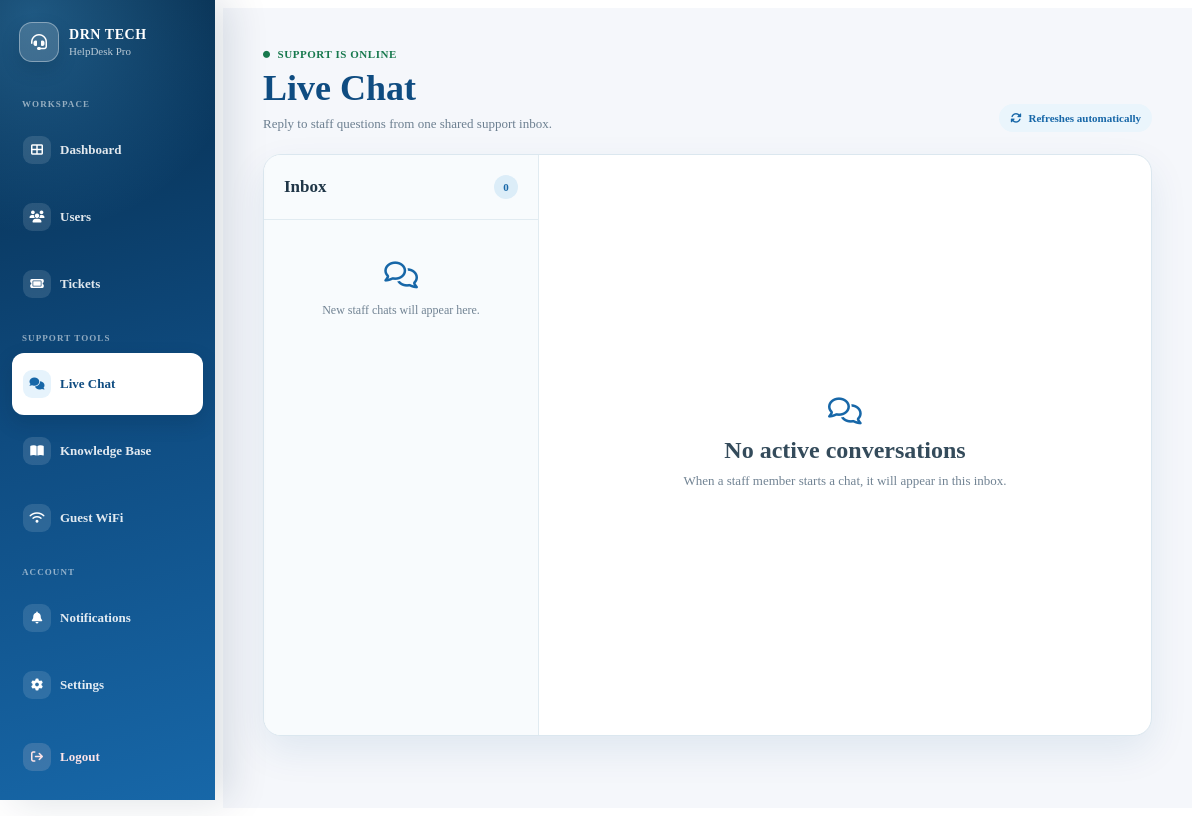
/chat (signed in), run on an earlier commit of the app's database.
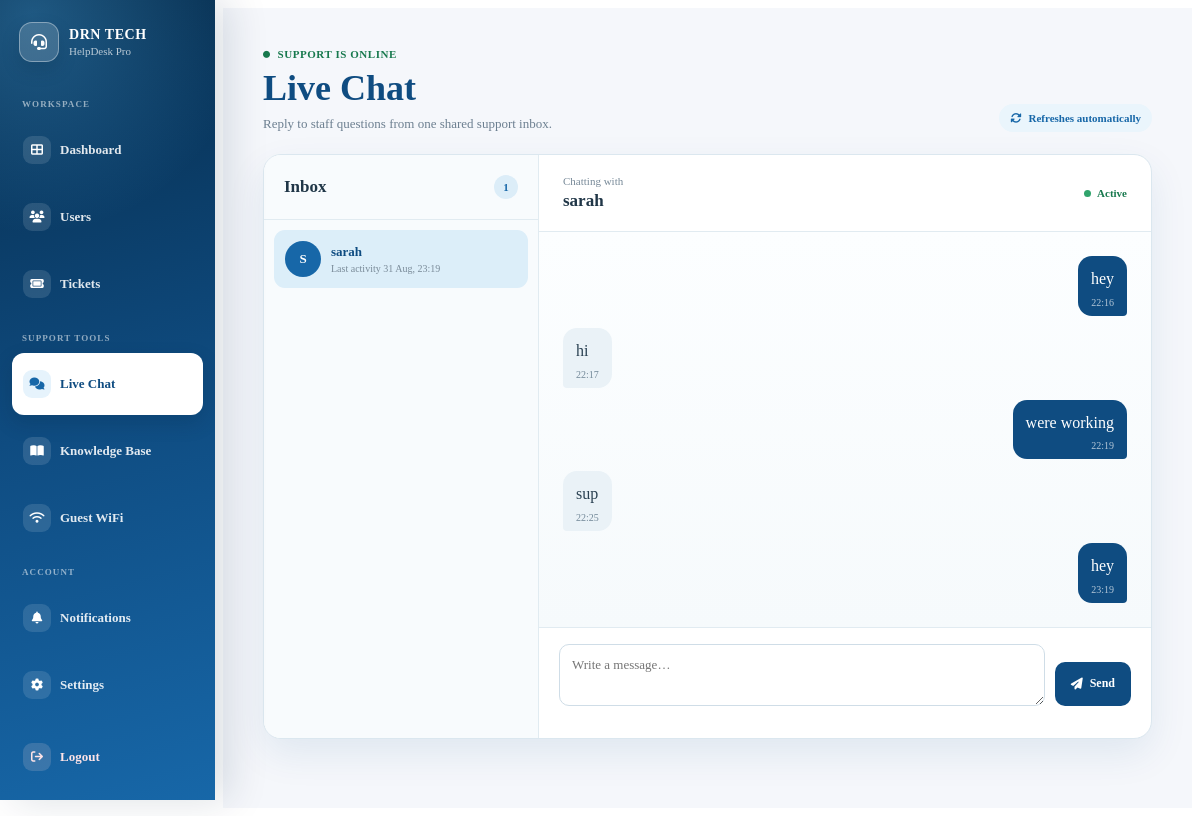
And on a later commit of the database.
### app.py (models this page shows, shortened)
class ChatConversation(db.Model):
    id = db.Column(
        db.Integer,
        primary_key=True,
    )
    user_id = db.Column(
        db.Integer,
        db.ForeignKey("user.id"),
        nullable=False,
        unique=True,
    )
    created_at = db.Column(
        db.DateTime,
        default=datetime.utcnow,
        nullable=False,
    )
    last_message_at = db.Column(
        db.DateTime,
        default=datetime.utcnow,
        nullable=False,
    )
    user = db.relationship(
        "User",
        backref=db.backref(
            "chat_conversation",
            uselist=False,
        ),
    )

class User(UserMixin, db.Model):
    id = db.Column(
        db.Integer,
        primary_key=True,
    )
    username = db.Column(
        db.String(100),
        nullable=False,
    )
    email = db.Column(
        db.String(120),
        unique=True,
        nullable=False,
    )
    password = db.Column(
        db.String(255),
        nullable=False,
    )
    is_admin = db.Column(
        db.Boolean,
        default=False,
        nullable=False,
    )
    is_active = db.Column(
        db.Boolean,
        default=True,
        nullable=False,
    )

class ChatMessage(db.Model):
    id = db.Column(
        db.Integer,
        primary_key=True,
    )
    message = db.Column(
        db.Text,
        nullable=False,
    )
    is_read = db.Column(
        db.Boolean,
        default=False,
        nullable=False,
    )
    created_at = db.Column(
        db.DateTime,
        default=datetime.utcnow,
        nullable=False,
    )
    conversation_id = db.Column(
        db.Integer,
        db.ForeignKey("chat_conversation.id"),
        nullable=False,
        index=True,
    )
    sender_id = db.Column(
        db.Integer,
        db.ForeignKey("user.id"),
        nullable=False,
    )
    conversation = db.relationship(
        "ChatConversation",
        backref=db.backref(
            "messages",
            lazy=True,
            cascade="all, delete-orphan",
        ),
    )
    sender = db.relationship("User")

### app.py (the view, shortened to what this page needs)
@app.route("/chat")
@login_required
def chat():
    conversations = []
    active_conversation = None
    if current_user.is_admin:
        conversations = ChatConversation.query.order_by(
            ChatConversation.last_message_at.desc(),
        ).all()
        conversation_id = request.args.get(
            "conversation",
            type=int,
        )
        if conversation_id:
            active_conversation = ChatConversation.query.get_or_404(
                conversation_id
            )
        elif conversations:
            active_conversation = conversations[0]
    messages = []
    if active_conversation:
        messages = ChatMessage.query.filter_by(
            conversation_id=active_conversation.id,
        ).order_by(
            ChatMessage.created_at.asc(),
        ).all()
        ChatMessage.query.filter(
            ChatMessage.conversation_id == active_conversation.id,
            ChatMessage.sender_id != current_user.id,
            ChatMessage.is_read.is_(False),
        ).update(
            {"is_read": True},
            synchronize_session=False,
        )
        db.session.commit()
    return render_template(
        "chat.html",
        conversations=conversations,
        active_conversation=active_conversation,
        messages=messages,
    )

### app.py (called while the page is built)
@login_manager.user_loader
def load_user(user_id):
    user = db.session.get(User, int(user_id))
    if not user:
        return None
    if not user.is_active:
        return None
    return user

def get_csrf_token():
    csrf_token = session.get("_csrf_token")
    if not csrf_token:
        csrf_token = token_urlsafe(32)
        session["_csrf_token"] = csrf_token
    return csrf_token

@app.before_request
def protect_post_requests():
    if request.method == "POST":
        validate_csrf_token()

@app.context_processor
def inject_notification_count():
    if not current_user.is_authenticated:
        return {
            "csrf_token": get_csrf_token(),
            "unread_notification_count": 0,
        }
    unread_notification_count = Notification.query.filter_by(
        recipient_id=current_user.id,
        is_read=False,
    ).count()
    return {
        "csrf_token": get_csrf_token(),
        "unread_notification_count": unread_notification_count,
    }

### templates/chat.html (shortened to what this page needs)
{% extends "base.html" %}
{% block content %}
<section class="chat-page" data-chat-page>
    <header class="chat-page-header">
        <div>
            <span class="chat-eyebrow">
                <i class="fa-solid fa-circle" aria-hidden="true"></i>
                Support is online
            </span>
            <h1>Live Chat</h1>
            <p>
                {% if current_user.is_admin %}
                    Reply to staff questions from one shared support inbox.
                {% else %}
                    Send a quick question to the support team. Your conversation is private.
                {% endif %}
            </p>
        </div>
        <span class="chat-refresh-status">
            <i class="fa-solid fa-rotate" aria-hidden="true"></i>
            Refreshes automatically
        </span>
    </header>
    <div class="chat-workspace {% if current_user.is_admin %}chat-workspace-admin{% endif %}">
        {% if current_user.is_admin %}
            <aside class="chat-inbox" aria-label="Support conversations">
                <div class="chat-inbox-header">
                    <h2>Inbox</h2>
                    <span>{{ conversations|length }}</span>
                </div>
                {% if conversations %}
                    <div class="chat-conversation-list">
                        {% for conversation in conversations %}
                            <a
                                href="{{ url_for('chat', conversation=conversation.id) }}"
                                class="chat-conversation-link {% if active_conversation and active_conversation.id == conversation.id %}is-active{% endif %}"
                            >
                                <span class="chat-avatar" aria-hidden="true">
                                    {{ conversation.user.username[0]|upper }}
                                </span>
                                <span class="chat-conversation-copy">
                                    <strong>{{ conversation.user.username }}</strong>
                                    <small>Last activity {{ conversation.last_message_at.strftime('%d %b, %H:%M') }}</small>
                                </span>
                            </a>
                        {% endfor %}
                    </div>
                {% else %}
                    <div class="chat-inbox-empty">
                        <i class="fa-regular fa-comments" aria-hidden="true"></i>
                        <p>New staff chats will appear here.</p>
                    </div>
                {% endif %}
            </aside>
        {% endif %}
        <div class="chat-panel">
            {% if active_conversation %}
                <div class="chat-panel-header">
                    <div>
                        <span class="chat-panel-label">
                            {% if current_user.is_admin %}
                                Chatting with
                            {% else %}
                                Your private conversation with
                            {% endif %}
                        </span>
                        <h2>
                            {% if current_user.is_admin %}
                                {{ active_conversation.user.username }}
                            {% else %}
                                DRN TECH Support
                            {% endif %}
                        </h2>
                    </div>
                    <span class="chat-online-indicator">
                        <span aria-hidden="true"></span>
                        Active
                    </span>
                </div>
                <div class="chat-message-list" aria-live="polite">
                    {% if messages %}
                        {% for chat_message in messages %}
                            <article class="chat-message {% if chat_message.sender_id == current_user.id %}chat-message-own{% else %}chat-message-other{% endif %}">
                                <div class="chat-message-bubble">
                                    <p>{{ chat_message.message }}</p>
                                    <time datetime="{{ chat_message.created_at.isoformat() }}">
                                        {{ chat_message.created_at.strftime('%H:%M') }}
                                    </time>
                                </div>
                            </article>
                        {% endfor %}
                    {% endif %}
                </div>
                <form method="POST" action="{{ url_for('send_chat_message') }}" class="chat-composer">
                    <textarea
                        id="message"
                        name="message"
                        rows="2"
                        maxlength="2000"
                        placeholder="Write a message…"
                        required
                    ></textarea>
                    <button type="submit" class="chat-send-button">
                        <i class="fa-solid fa-paper-plane" aria-hidden="true"></i>
                        Send
                    </button>
                </form>
            {% else %}
                <div class="chat-no-conversation">
                    <i class="fa-regular fa-comments" aria-hidden="true"></i>
                    <h2>No active conversations</h2>
                    <p>When a staff member starts a chat, it will appear in this inbox.</p>
                </div>
            {% endif %}
        </div>
    </div>
</section>
{% endblock %}

### templates/base.html (shortened to what this page needs)
<link
    rel="stylesheet"
    href="{{ url_for('static', filename='css/dashboard.css') }}"
>
<link
    rel="stylesheet"
    href="{{ url_for('static', filename='css/admin.css') }}"
>
<link
    rel="stylesheet"
    href="https://cdnjs.cloudflare.com/ajax/libs/font-awesome/6.7.2/css/all.min.css"
>
<aside class="sidebar">
    <div class="sidebar-brand">
        <div class="sidebar-brand-mark">
            <i class="fa-solid fa-headset" aria-hidden="true"></i>
        </div>
        <div class="sidebar-brand-copy">
            <strong>DRN TECH</strong>
            <span>HelpDesk Pro</span>
        </div>
    </div>
    <nav class="sidebar-nav" aria-label="Main navigation">
        {% if current_user.is_authenticated and current_user.is_admin %}
            <span class="sidebar-section-label">Workspace</span>
            <a
                href="{{ url_for('admin_dashboard') }}"
                class="sidebar-nav-link {% if request.endpoint == 'admin_dashboard' %}is-active{% endif %}"
            >
                <span class="sidebar-nav-icon"><i class="fa-solid fa-table-cells-large" aria-hidden="true"></i></span>
                <span>Dashboard</span>
            </a>
            <a
                href="{{ url_for('admin_users') }}"
                class="sidebar-nav-link {% if request.endpoint in ['admin_users', 'add_user', 'edit_user'] %}is-active{% endif %}"
            >
                <span class="sidebar-nav-icon"><i class="fa-solid fa-users" aria-hidden="true"></i></span>
                <span>Users</span>
            </a>
            <a
                href="{{ url_for('admin_tickets') }}"
                class="sidebar-nav-link {% if request.endpoint in ['admin_tickets', 'admin_ticket_details', 'admin_update_ticket_status', 'admin_reply_to_ticket'] %}is-active{% endif %}"
            >
                <span class="sidebar-nav-icon"><i class="fa-solid fa-ticket" aria-hidden="true"></i></span>
                <span>Tickets</span>
            </a>
            <span class="sidebar-section-label">Support tools</span>
            <a
                href="{{ url_for('chat') }}"
                class="sidebar-nav-link {% if request.endpoint == 'chat' %}is-active{% endif %}"
                {% if request.endpoint == 'chat' %}aria-current="page"{% endif %}
            >
                <span class="sidebar-nav-icon"><i class="fa-solid fa-comments" aria-hidden="true"></i></span>
                <span>Live Chat</span>
            </a>
            <a
                href="{{ url_for('admin_knowledge') }}"
                class="sidebar-nav-link {% if request.endpoint in ['admin_knowledge', 'add_knowledge_article', 'edit_knowledge_article'] %}is-active{% endif %}"
            >
                <span class="sidebar-nav-icon"><i class="fa-solid fa-book-open" aria-hidden="true"></i></span>
                <span>Knowledge Base</span>
            </a>
            <a
                href="{{ url_for('guest') }}"
                class="sidebar-nav-link {% if request.endpoint == 'guest' %}is-active{% endif %}"
            >
                <span class="sidebar-nav-icon"><i class="fa-solid fa-wifi" aria-hidden="true"></i></span>
                <span>Guest WiFi</span>
            </a>
        {% endif %}
        <span class="sidebar-section-label">Account</span>
        <a
            href="{{ url_for('notifications') }}"
            class="sidebar-nav-link sidebar-notification-link {% if request.endpoint in ['notifications', 'open_notification', 'mark_all_notifications_read'] %}is-active{% endif %}"
        >
            <span class="sidebar-nav-icon"><i class="fa-solid fa-bell" aria-hidden="true"></i></span>
            <span>Notifications</span>
        </a>
        <a
            href="{{ url_for('settings') }}"
            class="sidebar-nav-link {% if request.endpoint == 'settings' %}is-active{% endif %}"
        >
            <span class="sidebar-nav-icon"><i class="fa-solid fa-gear" aria-hidden="true"></i></span>
            <span>Settings</span>
        </a>
        <a href="{{ url_for('logout') }}" class="sidebar-nav-link sidebar-logout">
            <span class="sidebar-nav-icon"><i class="fa-solid fa-arrow-right-from-bracket" aria-hidden="true"></i></span>
            <span>Logout</span>
        </a>
    </nav>
</aside>
<main class="main-content">
    {% block content %}
    {% endblock %}
</main>

What changed in the data, as far as the page shows it:
added ChatConversation: user "S", user.username "sarah", last_message_at "31 Aug, 23:19"
now on this page (row edited): User: user.username "sarah"
added ChatMessage: message "hey", created_at "22:16"
added ChatMessage: message "hi", created_at "22:17"
added ChatMessage: message "were working", created_at "22:19"
added ChatMessage: message "sup", created_at "22:25"
added ChatMessage: message "hey", created_at "23:19"
Also different on the page:
{{ conversations|length }}: "0" → "1"
text no longer shown: "New staff chats will appear here. No active conversations When a staff member starts a chat, it will appear in this inbox."
text now shown: "Chatting with Active Send"
